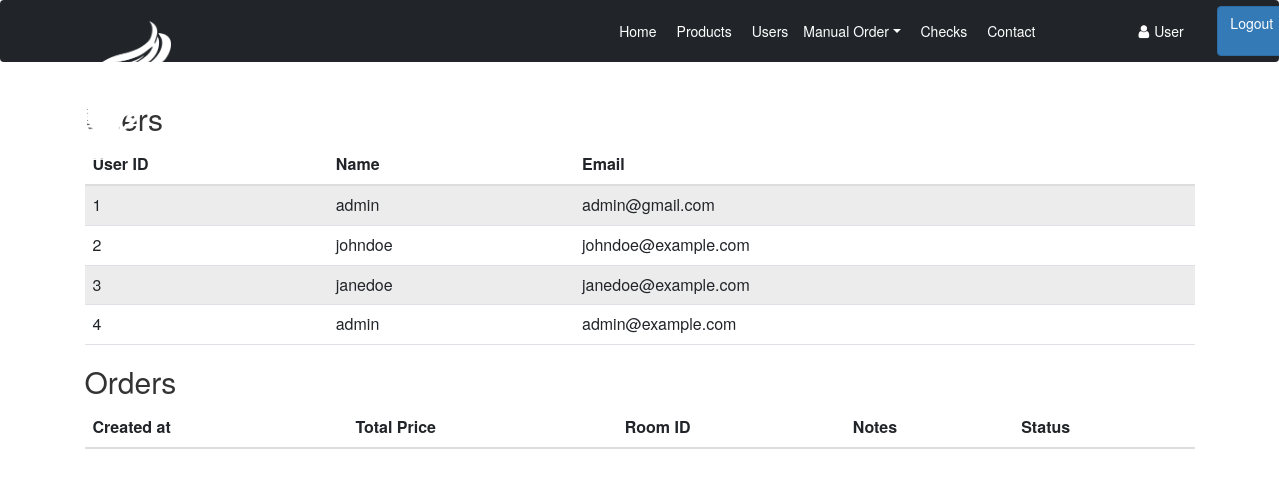
/views/auth/admin/orders/displayOrders.php, run on the app's committed database.
### tables this page shows
CREATE TABLE `users` (
  `id` int(11) NOT NULL,
  `username` varchar(255) NOT NULL,
  `password` varchar(255) NOT NULL,
  `email` varchar(255) NOT NULL,
  `image` varchar(255) DEFAULT NULL,
  `room_id` int(11) DEFAULT NULL,
  `ext_attr` text DEFAULT NULL,
  `total_amount_price` decimal(10,2) DEFAULT NULL,
  `is_admin` tinyint(1) DEFAULT 0,
  `created_at` datetime DEFAULT current_timestamp()
);

### config/database.php (called while the page is built, shortened)
<?php
return new PDO("mysql:host=" . DB_HOST . ";dbname=" . DB_DATABASE, DB_USER, DB_PASS);

### controllers/user_controller.php (called while the page is built, shortened)
<?php
include($_SERVER["DOCUMENT_ROOT"] . '/cafeITI/models/user_model.php');
class UserController
{
    private $userModel;
    public function __construct()
    {
        $this->userModel = new UserModel(include($_SERVER["DOCUMENT_ROOT"] . "/cafeITI/config/database.php"));
    }
    public function index()
    {
        return $this->userModel->getAllUsers();
    }
}

### models/user_model.php (called while the page is built, shortened)
<?php
class UserModel
{
    private $db;
    public function __construct(PDO $database)
    {
        $this->db = $database;
    }
    public function getAllUsers()
    {
        $stmt = $this->db->prepare('SELECT * FROM users');
        $stmt->execute();
        return $stmt->fetchAll(PDO::FETCH_ASSOC);
    }
}

### views/auth/admin/orders/displayOrders.php (the view, shortened to what this page needs)
<?php
include($_SERVER["DOCUMENT_ROOT"] . "/cafeITI/views/navbar.php");
include($_SERVER["DOCUMENT_ROOT"] . "/cafeITI/controllers/user_controller.php");
$UserController = new UserController();
$users = $UserController->index();
?>
<!DOCTYPE html>
<html>
<head>
    <link rel="stylesheet" href="https://maxcdn.bootstrapcdn.com/bootstrap/3.4.1/css/bootstrap.min.css">
</head>
<body>
<div class="container">
    <h2>Users</h2>
    <table class="table table-striped">
        <thead>
        <tr>
            <th>User ID</th>
            <th>Name</th>
            <th>Email</th>
        </tr>
        </thead>
        <tbody>
        <?php foreach ($users as $user): ?>
            <tr class="clickable user-row" data-user-id="<?= $user['id'] ?>">
                <td><?= $user['id'] ?></td>
                <td><?= $user['username'] ?></td>
                <td><?= $user['email'] ?></td>
            </tr>
        <?php endforeach; ?>
        </tbody>
    </table>
    <h2>Orders</h2>
    <table class="table table-striped" id="orders-table">
        <thead>
        <tr>
            <th>Created at</th>
            <th>Total Price</th>
            <th>Room ID</th>
            <th>Notes</th>
            <th>Status</th>
        </tr>
        </thead>
    </table>
</div>
</body>
</html>

### data on the page
users: id "1", username "admin", email "admin@gmail.com"
users: id "2", username "johndoe", email "johndoe@example.com"
users: id "3", username "janedoe", email "janedoe@example.com"
users: id "4", username "admin", email "admin@example.com"
